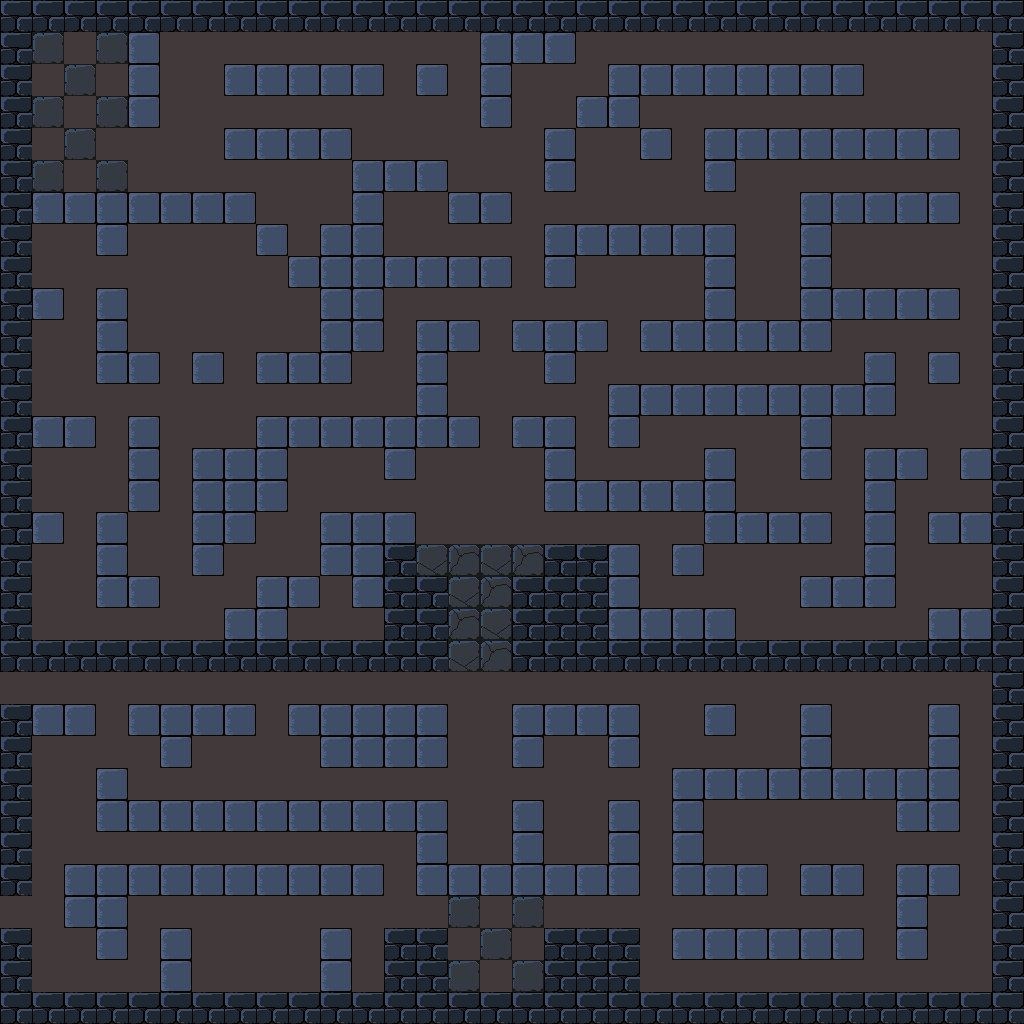

Rendered tile map (Tiled .tmx) drawn with the repository's tilesets; below, a short description and the full map source, tile grids included:
An orthogonal 32x32 tile map with 32x32 px tiles, 2 tile layers (floor, walls).

<map version="1.5" tiledversion="1.7.2" orientation="orthogonal" renderorder="right-down" width="32" height="32" tilewidth="32" tileheight="32" infinite="0" nextlayerid="3" nextobjectid="1">
 <editorsettings>
  <export target="../public/tiles/dungeon-03.json" format="json" />
 </editorsettings>
 <tileset firstgid="1" name="dungeon" tilewidth="32" tileheight="32" tilecount="64" columns="8">
  <image source="../public/tiles/dungeon-03.png" width="256" height="256" />
  <tile id="0">
   <properties>
    <property name="collides" type="bool" value="true" />
   </properties>
  </tile>
  <tile id="1">
   <properties>
    <property name="collides" type="bool" value="true" />
   </properties>
  </tile>
  <tile id="2">
   <properties>
    <property name="collides" type="bool" value="true" />
   </properties>
  </tile>
  <tile id="3">
   <properties>
    <property name="collides" type="bool" value="true" />
   </properties>
  </tile>
  <tile id="4">
   <properties>
    <property name="collides" type="bool" value="true" />
   </properties>
  </tile>
  <tile id="5">
   <properties>
    <property name="collides" type="bool" value="true" />
   </properties>
  </tile>
  <tile id="6">
   <properties>
    <property name="collides" type="bool" value="true" />
   </properties>
  </tile>
  <tile id="7">
   <properties>
    <property name="collides" type="bool" value="true" />
   </properties>
  </tile>
  <tile id="8">
   <properties>
    <property name="collides" type="bool" value="true" />
   </properties>
  </tile>
  <tile id="9">
   <properties>
    <property name="collides" type="bool" value="true" />
   </properties>
  </tile>
  <tile id="10">
   <properties>
    <property name="collides" type="bool" value="true" />
   </properties>
  </tile>
  <tile id="11">
   <properties>
    <property name="collides" type="bool" value="true" />
   </properties>
  </tile>
  <tile id="12">
   <properties>
    <property name="collides" type="bool" value="true" />
   </properties>
  </tile>
  <tile id="13">
   <properties>
    <property name="collides" type="bool" value="true" />
   </properties>
  </tile>
  <tile id="14">
   <properties>
    <property name="collides" type="bool" value="false" />
   </properties>
  </tile>
  <tile id="15">
   <properties>
    <property name="collides" type="bool" value="true" />
   </properties>
  </tile>
  <tile id="16">
   <properties>
    <property name="collides" type="bool" value="true" />
   </properties>
  </tile>
  <tile id="17">
   <properties>
    <property name="collides" type="bool" value="true" />
   </properties>
  </tile>
  <tile id="18">
   <properties>
    <property name="collides" type="bool" value="true" />
   </properties>
  </tile>
  <tile id="19">
   <properties>
    <property name="collides" type="bool" value="false" />
   </properties>
  </tile>
  <tile id="20">
   <properties>
    <property name="collides" type="bool" value="false" />
   </properties>
  </tile>
  <tile id="21">
   <properties>
    <property name="collides" type="bool" value="false" />
   </properties>
  </tile>
  <tile id="22">
   <properties>
    <property name="collides" type="bool" value="true" />
   </properties>
  </tile>
  <tile id="23">
   <properties>
    <property name="collides" type="bool" value="true" />
   </properties>
  </tile>
  <tile id="24">
   <properties>
    <property name="collides" type="bool" value="false" />
   </properties>
  </tile>
  <tile id="25">
   <properties>
    <property name="collides" type="bool" value="false" />
   </properties>
  </tile>
  <tile id="26">
   <properties>
    <property name="collides" type="bool" value="false" />
   </properties>
  </tile>
  <tile id="27">
   <properties>
    <property name="collides" type="bool" value="false" />
   </properties>
  </tile>
  <tile id="28">
   <properties>
    <property name="collides" type="bool" value="false" />
   </properties>
  </tile>
  <tile id="29">
   <properties>
    <property name="collides" type="bool" value="false" />
   </properties>
  </tile>
  <tile id="30">
   <properties>
    <property name="collides" type="bool" value="false" />
   </properties>
  </tile>
  <tile id="31">
   <properties>
    <property name="collides" type="bool" value="false" />
   </properties>
  </tile>
  <tile id="32">
   <properties>
    <property name="collides" type="bool" value="false" />
   </properties>
  </tile>
  <tile id="33">
   <properties>
    <property name="collides" type="bool" value="false" />
   </properties>
  </tile>
  <tile id="34">
   <properties>
    <property name="collides" type="bool" value="false" />
   </properties>
  </tile>
  <tile id="35">
   <properties>
    <property name="collides" type="bool" value="false" />
   </properties>
  </tile>
  <tile id="36">
   <properties>
    <property name="collides" type="bool" value="false" />
   </properties>
  </tile>
  <tile id="37">
   <properties>
    <property name="collides" type="bool" value="false" />
   </properties>
  </tile>
  <tile id="38">
   <properties>
    <property name="collides" type="bool" value="false" />
   </properties>
  </tile>
  <tile id="39">
   <properties>
    <property name="collides" type="bool" value="false" />
   </properties>
  </tile>
  <tile id="40">
   <properties>
    <property name="collides" type="bool" value="false" />
   </properties>
  </tile>
  <tile id="41">
   <properties>
    <property name="collides" type="bool" value="false" />
   </properties>
  </tile>
  <tile id="42">
   <properties>
    <property name="collides" type="bool" value="false" />
   </properties>
  </tile>
  <tile id="43">
   <properties>
    <property name="collides" type="bool" value="false" />
   </properties>
  </tile>
  <tile id="44">
   <properties>
    <property name="collides" type="bool" value="false" />
   </properties>
  </tile>
  <tile id="45">
   <properties>
    <property name="collides" type="bool" value="false" />
   </properties>
  </tile>
  <tile id="46">
   <properties>
    <property name="collides" type="bool" value="false" />
   </properties>
  </tile>
  <tile id="47">
   <properties>
    <property name="collides" type="bool" value="false" />
   </properties>
  </tile>
  <tile id="48">
   <properties>
    <property name="collides" type="bool" value="false" />
   </properties>
  </tile>
  <tile id="49">
   <properties>
    <property name="collides" type="bool" value="false" />
   </properties>
  </tile>
  <tile id="50">
   <properties>
    <property name="collides" type="bool" value="false" />
   </properties>
  </tile>
  <tile id="51">
   <properties>
    <property name="collides" type="bool" value="false" />
   </properties>
  </tile>
  <tile id="52">
   <properties>
    <property name="collides" type="bool" value="false" />
   </properties>
  </tile>
  <tile id="53">
   <properties>
    <property name="collides" type="bool" value="false" />
   </properties>
  </tile>
  <tile id="54">
   <properties>
    <property name="collides" type="bool" value="false" />
   </properties>
  </tile>
  <tile id="55">
   <properties>
    <property name="collides" type="bool" value="false" />
   </properties>
  </tile>
  <tile id="56">
   <properties>
    <property name="collides" type="bool" value="false" />
   </properties>
  </tile>
  <tile id="57">
   <properties>
    <property name="collides" type="bool" value="false" />
   </properties>
  </tile>
  <tile id="58">
   <properties>
    <property name="collides" type="bool" value="false" />
   </properties>
  </tile>
  <tile id="59">
   <properties>
    <property name="collides" type="bool" value="false" />
   </properties>
  </tile>
  <tile id="60">
   <properties>
    <property name="collides" type="bool" value="false" />
   </properties>
  </tile>
  <tile id="61">
   <properties>
    <property name="collides" type="bool" value="false" />
   </properties>
  </tile>
  <tile id="62">
   <properties>
    <property name="collides" type="bool" value="false" />
   </properties>
  </tile>
  <tile id="63">
   <properties>
    <property name="collides" type="bool" value="false" />
   </properties>
  </tile>
 </tileset>
 <layer id="1" name="floor" width="32" height="32">
  <data encoding="csv">
38,38,38,38,38,38,38,38,38,38,38,38,38,38,38,38,38,38,38,38,38,38,38,38,38,38,38,38,38,38,38,38,
38,20,38,20,38,38,38,38,38,38,38,38,38,38,38,38,38,38,38,38,38,38,38,38,38,38,38,38,38,38,38,38,
38,38,20,38,38,38,38,38,38,38,38,38,38,38,38,38,38,38,38,38,38,38,38,38,38,38,38,38,38,38,38,38,
38,20,38,20,38,38,38,38,38,38,38,38,38,38,38,38,38,38,38,38,38,38,38,38,38,38,38,38,38,38,38,38,
38,38,20,38,38,38,38,38,38,38,38,38,38,38,38,38,38,38,38,38,38,38,38,38,38,38,38,38,38,38,38,38,
38,20,38,20,38,38,38,38,38,38,38,38,38,38,38,38,38,38,38,38,38,38,38,38,38,38,38,38,38,38,38,38,
38,38,38,38,38,38,38,38,38,38,38,38,38,38,38,38,38,38,38,38,38,38,38,38,38,38,38,38,38,38,38,38,
38,38,38,38,38,38,38,38,38,38,38,38,38,38,38,38,38,38,38,38,38,38,38,38,38,38,38,38,38,38,38,38,
38,38,38,38,38,38,38,38,38,38,38,38,38,38,38,38,38,38,38,38,38,38,38,38,38,38,38,38,38,38,38,38,
38,38,38,38,38,38,38,38,38,38,38,38,38,38,38,38,38,38,38,38,38,38,38,38,38,38,38,38,38,38,38,38,
38,38,38,38,38,38,38,38,38,38,38,38,38,38,38,38,38,38,38,38,38,38,38,38,38,38,38,38,38,38,38,38,
38,38,38,38,38,38,38,38,38,38,38,38,38,38,38,38,38,38,38,38,38,38,38,38,38,38,38,38,38,38,38,38,
38,38,38,38,38,38,38,38,38,38,38,38,38,38,38,38,38,38,38,38,38,38,38,38,38,38,38,38,38,38,38,38,
38,38,38,38,38,38,38,38,38,38,38,38,38,38,38,38,38,38,38,38,38,38,38,38,38,38,38,38,38,38,38,38,
38,38,38,38,38,38,38,38,38,38,38,38,38,38,38,38,38,38,38,38,38,38,38,38,38,38,38,38,38,38,38,38,
38,38,38,38,38,38,38,38,38,38,38,38,38,38,38,38,38,38,38,38,38,38,38,38,38,38,38,38,38,38,38,38,
38,38,38,38,38,38,38,38,38,38,38,38,38,38,38,38,38,38,38,38,38,38,38,38,38,38,38,38,38,38,38,38,
38,38,38,38,38,38,38,38,38,38,38,38,38,21,22,21,22,38,38,38,38,38,38,38,38,38,38,38,38,38,38,38,
38,38,38,38,38,38,38,38,38,38,38,38,38,38,21,22,38,38,38,38,38,38,38,38,38,38,38,38,38,38,38,38,
38,38,38,38,38,38,38,38,38,38,38,38,38,38,22,21,38,38,38,38,38,38,38,38,38,38,38,38,38,38,38,38,
38,38,38,38,38,38,38,38,38,38,38,38,38,38,21,22,38,38,38,38,38,38,38,38,38,38,38,38,38,38,38,38,
38,38,38,38,38,38,38,38,38,38,38,38,38,38,38,38,38,38,38,38,38,38,38,38,38,38,38,38,38,38,38,38,
38,38,38,38,38,38,38,38,38,38,38,38,38,38,38,38,38,38,38,38,38,38,38,38,38,38,38,38,38,38,38,38,
38,38,38,38,38,38,38,38,38,38,38,38,38,38,38,38,38,38,38,38,38,38,38,38,38,38,38,38,38,38,38,38,
38,38,38,38,38,38,38,38,38,38,38,38,38,38,38,38,38,38,38,38,38,38,38,38,38,38,38,38,38,38,38,38,
38,38,38,38,38,38,38,38,38,38,38,38,38,38,38,38,38,38,38,38,38,38,38,38,38,38,38,38,38,38,38,38,
38,38,38,38,38,38,38,38,38,38,38,38,38,38,38,38,38,38,38,38,38,38,38,38,38,38,38,38,38,38,38,38,
38,38,38,38,38,38,38,38,38,38,38,38,38,38,38,38,38,38,38,38,38,38,38,38,38,38,38,38,38,38,38,38,
38,38,38,38,38,38,38,38,38,38,38,38,38,38,20,38,20,38,38,38,38,38,38,38,38,38,38,38,38,38,38,38,
38,38,38,38,38,38,38,38,38,38,38,38,38,38,38,20,38,38,38,38,38,38,38,38,38,38,38,38,38,38,38,38,
38,38,38,38,38,38,38,38,38,38,38,38,38,38,20,38,20,38,38,38,38,38,38,38,38,38,38,38,38,38,38,38,
38,38,38,38,38,38,38,38,38,38,38,38,38,38,38,38,38,38,38,38,38,38,38,38,38,38,38,38,38,38,38,38
</data>
 </layer>
 <layer id="2" name="walls" width="32" height="32">
  <data encoding="csv">
4,4,4,4,4,4,4,4,4,4,4,4,4,4,4,4,4,4,4,4,4,4,4,4,4,4,4,4,4,4,4,4,
4,0,0,0,10,0,0,0,0,0,0,0,0,0,0,10,10,10,0,0,0,0,0,0,0,0,0,0,0,0,0,4,
4,0,0,0,10,0,0,10,10,10,10,10,0,10,0,10,0,0,0,10,10,10,10,10,10,10,10,0,0,0,0,4,
4,0,0,0,10,0,0,0,0,0,0,0,0,0,0,10,0,0,10,10,0,0,0,0,0,0,0,0,0,0,0,4,
4,0,0,0,0,0,0,10,10,10,10,0,0,0,0,0,0,10,0,0,10,0,10,10,10,10,10,10,10,10,0,4,
4,0,0,0,0,0,0,0,0,0,0,10,10,10,0,0,0,10,0,0,0,0,10,0,0,0,0,0,0,0,0,4,
4,10,10,10,10,10,10,10,0,0,0,10,0,0,10,10,0,0,0,0,0,0,0,0,0,10,10,10,10,10,0,4,
4,0,0,10,0,0,0,0,10,0,10,10,0,0,0,0,0,10,10,10,10,10,10,0,0,10,0,0,0,0,0,4,
4,0,0,0,0,0,0,0,0,10,10,10,10,10,10,10,0,10,0,0,0,0,10,0,0,10,0,0,0,0,0,4,
4,10,0,10,0,0,0,0,0,0,10,10,0,0,0,0,0,0,0,0,0,0,10,0,0,10,10,10,10,10,0,4,
4,0,0,10,0,0,0,0,0,0,10,10,0,10,10,0,10,10,10,0,10,10,10,10,10,10,0,0,0,0,0,4,
4,0,0,10,10,0,10,0,10,10,10,0,0,10,0,0,0,10,0,0,0,0,0,0,0,0,0,10,0,10,0,4,
4,0,0,0,0,0,0,0,0,0,0,0,0,10,0,0,0,0,0,10,10,10,10,10,10,10,10,10,0,0,0,4,
4,10,10,0,10,0,0,0,10,10,10,10,10,10,10,0,10,10,0,10,0,0,0,0,0,10,0,0,0,0,0,4,
4,0,0,0,10,0,10,10,10,0,0,0,10,0,0,0,0,10,0,0,0,0,10,0,0,10,0,10,10,0,10,4,
4,0,0,0,10,0,10,10,10,0,0,0,0,0,0,0,0,10,10,10,10,10,10,0,0,0,0,10,0,0,0,4,
4,10,0,10,0,0,10,10,0,0,10,10,10,0,0,0,0,0,0,0,0,0,10,10,10,10,0,10,0,10,10,4,
4,0,0,10,0,0,10,0,0,0,10,10,4,0,0,0,0,4,4,10,0,10,0,0,0,0,0,10,0,0,0,4,
4,0,0,10,10,0,0,0,10,10,0,10,4,4,0,0,4,4,4,10,0,0,0,0,0,10,10,10,0,0,0,4,
4,0,0,0,0,0,0,10,10,0,0,0,4,4,0,0,4,4,4,10,10,10,10,0,0,0,0,0,0,10,10,4,
4,4,4,4,4,4,4,4,4,4,4,4,4,4,0,0,4,4,4,4,4,4,4,4,4,4,4,4,4,4,4,4,
0,0,0,0,0,0,0,0,0,0,0,0,0,0,0,0,0,0,0,0,0,0,0,0,0,0,0,0,0,0,0,4,
4,10,10,0,10,10,10,10,0,10,10,10,10,10,0,0,10,10,10,10,0,0,10,0,0,10,0,0,0,10,0,4,
4,0,0,0,0,10,0,0,0,0,10,10,10,10,0,0,10,0,0,10,0,0,0,0,0,10,0,0,0,10,0,4,
4,0,0,10,0,0,0,0,0,0,0,0,0,0,0,0,0,0,0,0,0,10,10,10,10,10,10,10,10,10,0,4,
4,0,0,10,10,10,10,10,10,10,10,10,10,10,0,0,10,0,0,10,0,10,0,0,0,0,0,0,10,10,0,4,
4,0,0,0,0,0,0,0,0,0,0,0,0,10,0,0,10,0,0,10,0,10,0,0,0,0,0,0,0,0,0,4,
4,0,10,10,10,10,10,10,10,10,10,10,0,10,10,10,10,10,10,10,0,10,10,10,0,10,10,0,10,10,0,4,
0,0,10,10,0,0,0,0,0,0,0,0,0,0,0,0,0,0,0,0,0,0,0,0,0,0,0,0,10,0,0,4,
4,0,0,10,0,10,0,0,0,0,10,0,4,4,0,0,0,4,4,4,0,10,10,10,10,10,10,0,10,0,0,4,
4,0,0,0,0,10,0,0,0,0,10,0,4,4,0,0,0,4,4,4,0,0,0,0,0,0,0,0,0,0,0,4,
4,4,4,4,4,4,4,4,4,4,4,4,4,4,4,4,4,4,4,4,4,4,4,4,4,4,4,4,4,4,4,4
</data>
 </layer>
</map>
